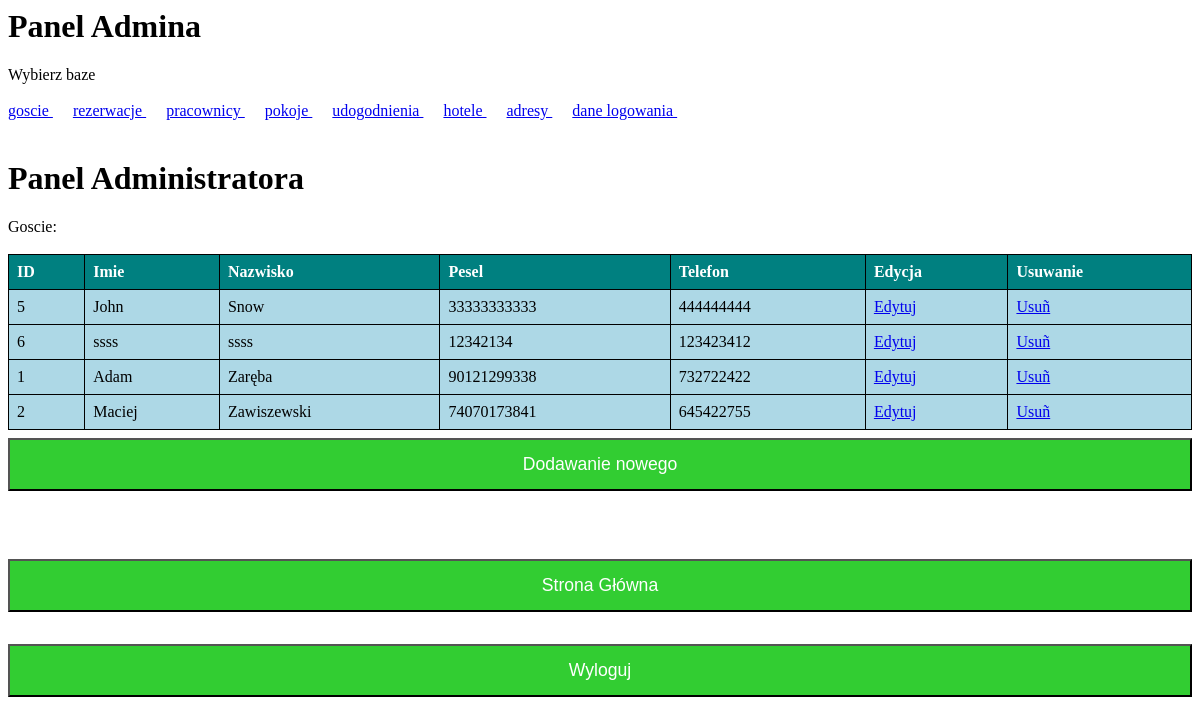
/panel/goscie/index.php (signed in), run on the app's committed database.
### tables this page shows
CREATE TABLE `goscie` (
  `id_goscie` int(11) NOT NULL,
  `imie` varchar(50) NOT NULL,
  `nazwisko` varchar(50) NOT NULL,
  `pesel` bigint(11) NOT NULL,
  `telefon` bigint(11) NOT NULL
);

### panel/goscie/index.php (the view, shortened to what this page needs)
<html>
 <head>
 </head>
 <body>
 <h1>Panel Administratora</h1>
 <a>Goscie:</a><br /><br />
  <table border="1">
   <tr>
     <th>ID</th><th>Imie</th><th>Nazwisko</th><th>Pesel</th><th>Telefon</th>
     <th>Edycja</th><th>Usuwanie</th>
   </tr>
<?php
include "polacz.php";
if ($sql =  $baza->prepare("SELECT * FROM goscie ORDER BY nazwisko"))
{
        $sql->execute();
        $sql->bind_result($id, $imie, $nazwisko, $pesel, $tel);
        while ($sql->fetch())
        {
                echo "<tr>
                        <td>$id</td>
                        <td>$imie</td>
                        <td>$nazwisko</td>
                        <td>$pesel</td>
                        <td>$tel</td>
                        <td><a href=\"edycja.php?nr=$id\">Edytuj</a></td>
                        <td><a href=\"usun.php?nr=$id\" onclick=\"javascript:return confirm('Czy na pewno usun¹æ?'); \">Usuñ</a></td>
                   </tr>";
        }
 }
else die( "B³¹d w zapytaniu SQL! SprawdŸ kod SQL w PhpMyAdmin." );
?>
  </table>
		<form action="dodaj.php">
		  <input type="submit" value="Dodawanie nowego">
		</form>
 </body>
</html>

### style.css (style rules this page uses)
table { border-collapse: collapse; width: 100%; border: 1px solid black; }
th, td { text-align: left; padding: 8px; border: 1px solid black; }
td { background-color: lightblue; }
th { background-color: teal; color: white; }
input[type=submit] { width: 100%; background-color: #32CD32; color: white; padding: 14px 20px; margin: 8px 0; font-size: 110%; }

### data on the page
goscie: id_goscie "5", imie "John", nazwisko "Snow", pesel "33333333333", telefon "444444444"
goscie: id_goscie "6", imie "ssss", nazwisko "ssss", pesel "12342134", telefon "123423412"
goscie: id_goscie "1", imie "Adam", nazwisko "Zaręba", pesel "90121299338", telefon "732722422"
goscie: id_goscie "2", imie "Maciej", nazwisko "Zawiszewski", pesel "74070173841", telefon "645422755"
